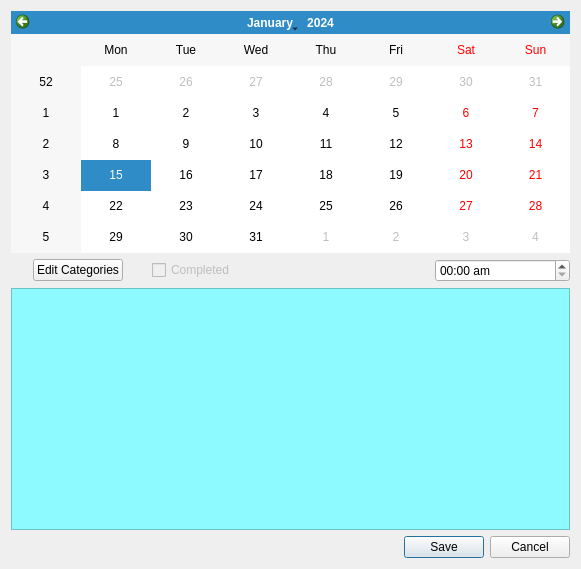
<?xml version="1.0" encoding="UTF-8"?>
<ui version="4.0">
 <class>addEditRemDialog</class>
 <widget class="QDialog" name="addEditRemDialog">
  <property name="geometry">
   <rect>
    <x>0</x>
    <y>0</y>
    <width>581</width>
    <height>569</height>
   </rect>
  </property>
  <property name="windowTitle">
   <string>Add a reminder</string>
  </property>
  <property name="styleSheet">
   <string notr="true"/>
  </property>
  <layout class="QGridLayout" name="gridLayout">
   <item row="0" column="0">
    <layout class="QVBoxLayout" name="verticalLayout">
     <property name="sizeConstraint">
      <enum>QLayout::SetMinAndMaxSize</enum>
     </property>
     <item>
      <widget class="QCalendarWidget" name="addEditRemDlgCalendarWidget">
       <property name="sizePolicy">
        <sizepolicy hsizetype="Preferred" vsizetype="Preferred">
         <horstretch>0</horstretch>
         <verstretch>0</verstretch>
        </sizepolicy>
       </property>
      </widget>
     </item>
     <item>
      <layout class="QHBoxLayout" name="horizontalLayout">
       <item alignment="Qt::AlignHCenter">
        <widget class="QPushButton" name="addEditRemDlgCatpushButton">
         <property name="cursor">
          <cursorShape>PointingHandCursor</cursorShape>
         </property>
         <property name="text">
          <string>Edit Categories</string>
         </property>
         <property name="icon">
          <iconset resource="../icons.qrc">
           <normaloff>:/icons/icons/open-window-black.png</normaloff>:/icons/icons/open-window-black.png</iconset>
         </property>
        </widget>
       </item>
       <item>
        <widget class="QCheckBox" name="addEditRemDlgCompletecheckBox">
         <property name="enabled">
          <bool>false</bool>
         </property>
         <property name="text">
          <string>Completed</string>
         </property>
        </widget>
       </item>
       <item alignment="Qt::AlignRight">
        <widget class="QLabel" name="addEditRemDlgTimeLabel">
         <property name="text">
          <string/>
         </property>
         <property name="pixmap">
          <pixmap resource="../icons.qrc">:/icons/icons/clock-with-white-face.png</pixmap>
         </property>
         <property name="alignment">
          <set>Qt::AlignRight|Qt::AlignTrailing|Qt::AlignVCenter</set>
         </property>
         <property name="buddy">
          <cstring>addEditRemDlgTimeEdit</cstring>
         </property>
        </widget>
       </item>
       <item>
        <widget class="QTimeEdit" name="addEditRemDlgTimeEdit">
         <property name="sizePolicy">
          <sizepolicy hsizetype="Preferred" vsizetype="Preferred">
           <horstretch>0</horstretch>
           <verstretch>0</verstretch>
          </sizepolicy>
         </property>
         <property name="cursor">
          <cursorShape>PointingHandCursor</cursorShape>
         </property>
         <property name="displayFormat">
          <string>HH:mm ap</string>
         </property>
        </widget>
       </item>
      </layout>
     </item>
     <item>
      <widget class="QPlainTextEdit" name="addEditRemDlgTextEdit">
       <property name="font">
        <font>
         <italic>true</italic>
        </font>
       </property>
       <property name="cursor" stdset="0">
        <cursorShape>IBeamCursor</cursorShape>
       </property>
       <property name="styleSheet">
        <string notr="true">QPlainTextEdit{
   background-color: rgb(140, 250, 255);
	color: black;
}</string>
       </property>
      </widget>
     </item>
     <item>
      <widget class="QDialogButtonBox" name="addEditRemDlgButtonBox">
       <property name="cursor">
        <cursorShape>ArrowCursor</cursorShape>
       </property>
       <property name="orientation">
        <enum>Qt::Horizontal</enum>
       </property>
       <property name="standardButtons">
        <set>QDialogButtonBox::Cancel|QDialogButtonBox::Save</set>
       </property>
       <property name="centerButtons">
        <bool>false</bool>
       </property>
      </widget>
     </item>
    </layout>
   </item>
  </layout>
 </widget>
 <resources>
  <include location="../icons.qrc"/>
 </resources>
 <connections>
  <connection>
   <sender>addEditRemDlgButtonBox</sender>
   <signal>accepted()</signal>
   <receiver>addEditRemDialog</receiver>
   <slot>accept()</slot>
   <hints>
    <hint type="sourcelabel">
     <x>248</x>
     <y>254</y>
    </hint>
    <hint type="destinationlabel">
     <x>157</x>
     <y>274</y>
    </hint>
   </hints>
  </connection>
  <connection>
   <sender>addEditRemDlgButtonBox</sender>
   <signal>rejected()</signal>
   <receiver>addEditRemDialog</receiver>
   <slot>reject()</slot>
   <hints>
    <hint type="sourcelabel">
     <x>316</x>
     <y>260</y>
    </hint>
    <hint type="destinationlabel">
     <x>286</x>
     <y>274</y>
    </hint>
   </hints>
  </connection>
 </connections>
</ui>
